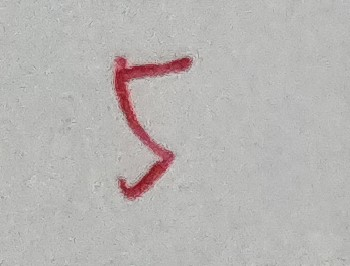
//> input picture presolve/5.jpg, 350 x 266 px
$ ./main   (built with g++ and OpenCV 4)
//> lines starting //> are read from the running program, lines starting //| are printed output that depends on the picture
#include <iostream>
#include <opencv2/core/core.hpp>
#include <opencv2/imgproc.hpp>
#include <opencv2/highgui.hpp>

using namespace cv;
using namespace std;

int main(int, char**) {
    Mat src=imread("5.jpg");
//> src is the input picture: 266 rows x 350 cols, CV_8UC3; mean B, G, R 179.4, 181, 184.1
    Mat dst;
    cvtColor(src,dst,COLOR_BGR2GRAY);
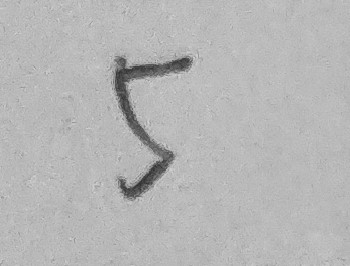
//> dst: 266 rows x 350 cols, CV_8UC1; min 44, max 215, mean 181.9
    resize(dst,dst,Size(28,28));
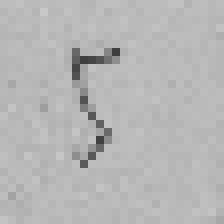
//> dst: 28 rows x 28 cols, CV_8UC1 (shown 8 times larger); min 62, max 199, mean 182.2
    imwrite("test.png",dst);
    std::cout << "Hello, world!\n";
}

$ run again, with presolve/2.jpg copied over presolve/5.jpg
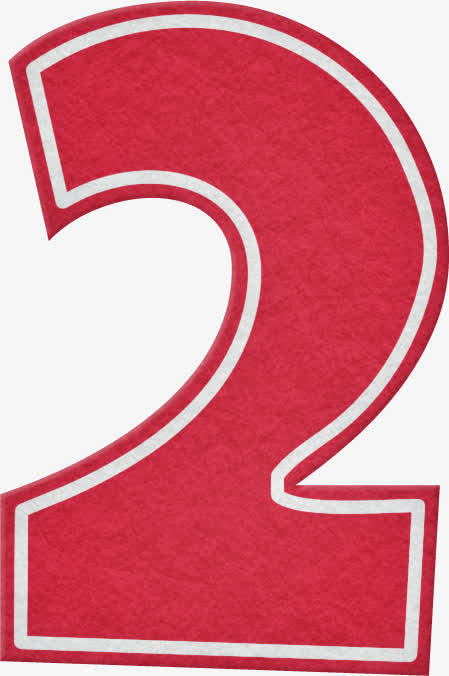
//> input picture presolve/2.jpg, 449 x 676 px
//> src is the input picture: 676 rows x 449 cols, CV_8UC3; mean B, G, R 136.3, 123.4, 215.7
//> `cvtColor(src,dst,COLOR_BGR2GRAY);`:
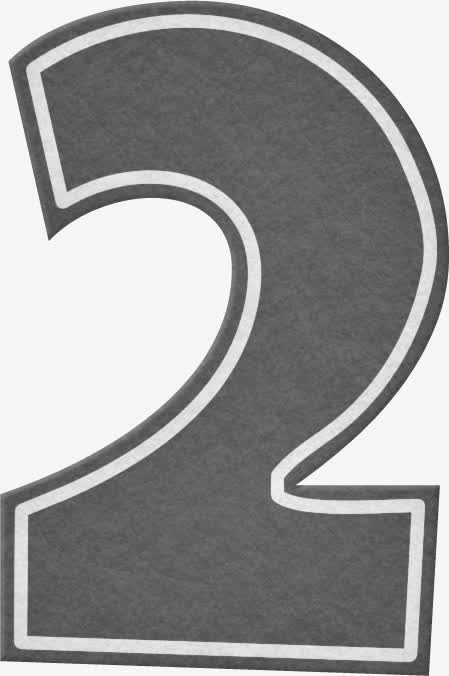
//> dst: 676 rows x 449 cols, CV_8UC1; min 53, max 255, mean 152.4
//> `resize(dst,dst,Size(28,28));`:
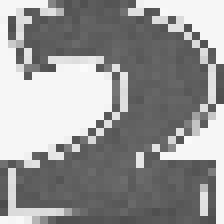
//> dst: 28 rows x 28 cols, CV_8UC1 (shown 8 times larger); min 76, max 251, mean 149.8

$ run again, with presolve/4.jpg copied over presolve/5.jpg
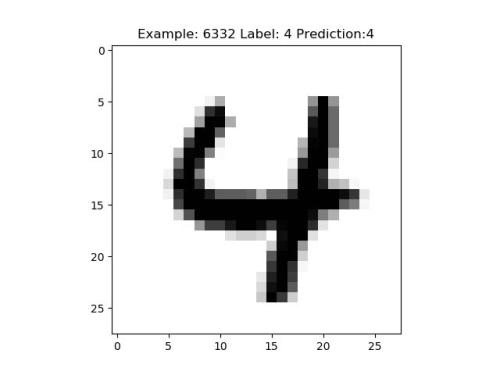
//> input picture presolve/4.jpg, 500 x 375 px
//> src is the input picture: 375 rows x 500 cols, CV_8UC3; min 0, max 255, mean 234.7
//> `resize(dst,dst,Size(28,28));`:
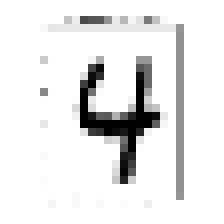
//> dst: 28 rows x 28 cols, CV_8UC1 (shown 8 times larger); min 0, max 255, mean 232.3

$ run again, with presolve/6.jpeg copied over presolve/5.jpg
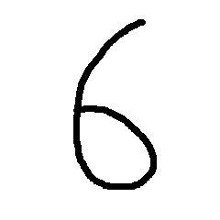
//> input picture presolve/6.jpeg, 220 x 220 px
//> src is the input picture: 220 rows x 220 cols, CV_8UC3; min 0, max 255, mean 241.9
//> `resize(dst,dst,Size(28,28));`:
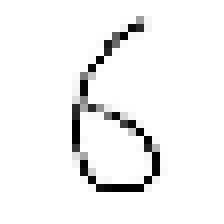
//> dst: 28 rows x 28 cols, CV_8UC1 (shown 8 times larger); min 0, max 255, mean 242.1
